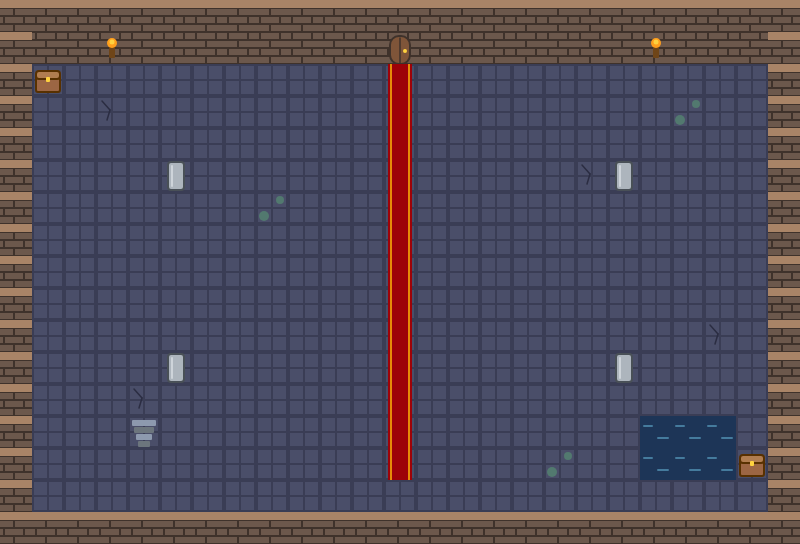

The image is a tile-based game level rendered from a .tmx file. Its description and complete source (layers, tilesets, objects, tile grids) follow:
An orthogonal 25x17 tile map with 32x32 px tiles, 2 tile layers (Floor, Walls) and 3 objects (start, from_cellar, door).

<map version="1.10" tiledversion="1.10.2" orientation="orthogonal" renderorder="right-down" width="25" height="17" tilewidth="32" tileheight="32" infinite="0" nextlayerid="4" nextobjectid="4">
 <editorsettings>
  <export target="../public/assets/maps/hall.tmj" format="json" />
 </editorsettings>
 <properties>
  <property name="name" value="The Great Hall" />
 </properties>
 <tileset firstgid="1" name="dungeon_tiles" tilewidth="32" tileheight="32" tilecount="16" columns="8">
  <image source="../public/assets/tilesets/dungeon_tiles.png" width="256" height="64" />
  <tile id="3">
   <properties>
    <property name="collides" type="bool" value="true" />
   </properties>
  </tile>
  <tile id="4">
   <properties>
    <property name="collides" type="bool" value="true" />
   </properties>
  </tile>
  <tile id="5">
   <properties>
    <property name="collides" type="bool" value="true" />
   </properties>
  </tile>
  <tile id="8">
   <properties>
    <property name="collides" type="bool" value="true" />
   </properties>
  </tile>
  <tile id="10">
   <properties>
    <property name="collides" type="bool" value="true" />
   </properties>
  </tile>
  <tile id="11">
   <properties>
    <property name="collides" type="bool" value="true" />
   </properties>
  </tile>
  <tile id="13">
   <properties>
    <property name="collides" type="bool" value="true" />
   </properties>
  </tile>
  <tile id="15">
   <properties>
    <property name="collides" type="bool" value="true" />
   </properties>
  </tile>
 </tileset>
 <layer id="1" name="Floor" width="25" height="17">
  <data encoding="csv">
1,1,1,1,1,1,1,1,1,1,1,1,1,1,1,1,1,1,1,1,1,1,1,1,1,
1,1,1,1,1,1,1,1,1,1,1,1,1,1,1,1,1,1,1,1,1,1,1,1,1,
1,1,1,1,1,1,1,1,1,1,1,1,15,1,1,1,1,1,1,1,1,1,1,1,1,
1,1,1,2,1,1,1,1,1,1,1,1,15,1,1,1,1,1,1,1,1,3,1,1,1,
1,1,1,1,1,1,1,1,1,1,1,1,15,1,1,1,1,1,1,1,1,1,1,1,1,
1,1,1,1,1,1,1,1,1,1,1,1,15,1,1,1,1,1,2,1,1,1,1,1,1,
1,1,1,1,1,1,1,1,3,1,1,1,15,1,1,1,1,1,1,1,1,1,1,1,1,
1,1,1,1,1,1,1,1,1,1,1,1,15,1,1,1,1,1,1,1,1,1,1,1,1,
1,1,1,1,1,1,1,1,1,1,1,1,15,1,1,1,1,1,1,1,1,1,1,1,1,
1,1,1,1,1,1,1,1,1,1,1,1,15,1,1,1,1,1,1,1,1,1,1,1,1,
1,1,1,1,1,1,1,1,1,1,1,1,15,1,1,1,1,1,1,1,1,1,2,1,1,
1,1,1,1,1,1,1,1,1,1,1,1,15,1,1,1,1,1,1,1,1,1,1,1,1,
1,1,1,1,2,1,1,1,1,1,1,1,15,1,1,1,1,1,1,1,1,1,1,1,1,
1,1,1,1,8,1,1,1,1,1,1,1,15,1,1,1,1,1,1,1,1,1,1,1,1,
1,1,1,1,1,1,1,1,1,1,1,1,15,1,1,1,1,3,1,1,1,1,1,1,1,
1,1,1,1,1,1,1,1,1,1,1,1,1,1,1,1,1,1,1,1,1,1,1,1,1,
1,1,1,1,1,1,1,1,1,1,1,1,1,1,1,1,1,1,1,1,1,1,1,1,1
</data>
 </layer>
 <layer id="2" name="Walls" width="25" height="17">
  <data encoding="csv">
5,5,5,5,5,5,5,5,5,5,5,5,5,5,5,5,5,5,5,5,5,5,5,5,5,
5,4,4,14,4,4,4,4,4,4,4,4,6,4,4,4,4,4,4,4,14,4,4,4,5,
5,9,0,0,0,0,0,0,0,0,0,0,0,0,0,0,0,0,0,0,0,0,0,0,5,
5,0,0,0,0,0,0,0,0,0,0,0,0,0,0,0,0,0,0,0,0,0,0,0,5,
5,0,0,0,0,0,0,0,0,0,0,0,0,0,0,0,0,0,0,0,0,0,0,0,5,
5,0,0,0,0,12,0,0,0,0,0,0,0,0,0,0,0,0,0,12,0,0,0,0,5,
5,0,0,0,0,0,0,0,0,0,0,0,0,0,0,0,0,0,0,0,0,0,0,0,5,
5,0,0,0,0,0,0,0,0,0,0,0,0,0,0,0,0,0,0,0,0,0,0,0,5,
5,0,0,0,0,0,0,0,0,0,0,0,0,0,0,0,0,0,0,0,0,0,0,0,5,
5,0,0,0,0,0,0,0,0,0,0,0,0,0,0,0,0,0,0,0,0,0,0,0,5,
5,0,0,0,0,0,0,0,0,0,0,0,0,0,0,0,0,0,0,0,0,0,0,0,5,
5,0,0,0,0,12,0,0,0,0,0,0,0,0,0,0,0,0,0,12,0,0,0,0,5,
5,0,0,0,0,0,0,0,0,0,0,0,0,0,0,0,0,0,0,0,0,0,0,0,5,
5,0,0,0,0,0,0,0,0,0,0,0,0,0,0,0,0,0,0,0,11,11,11,0,5,
5,0,0,0,0,0,0,0,0,0,0,0,0,0,0,0,0,0,0,0,11,11,11,9,5,
5,0,0,0,0,0,0,0,0,0,0,0,0,0,0,0,0,0,0,0,0,0,0,0,5,
5,5,5,5,5,5,5,5,5,5,5,5,5,5,5,5,5,5,5,5,5,5,5,5,5
</data>
 </layer>
 <objectgroup id="3" name="Objects">
  <object id="1" name="start" x="400" y="336">
   <point />
  </object>
  <object id="2" name="from_cellar" x="208" y="432">
   <point />
  </object>
  <object id="3" name="door" x="128" y="416" width="32" height="32">
   <properties>
    <property name="target" value="cellar" />
    <property name="entrance" value="from_hall" />
   </properties>
  </object>
 </objectgroup>
</map>
